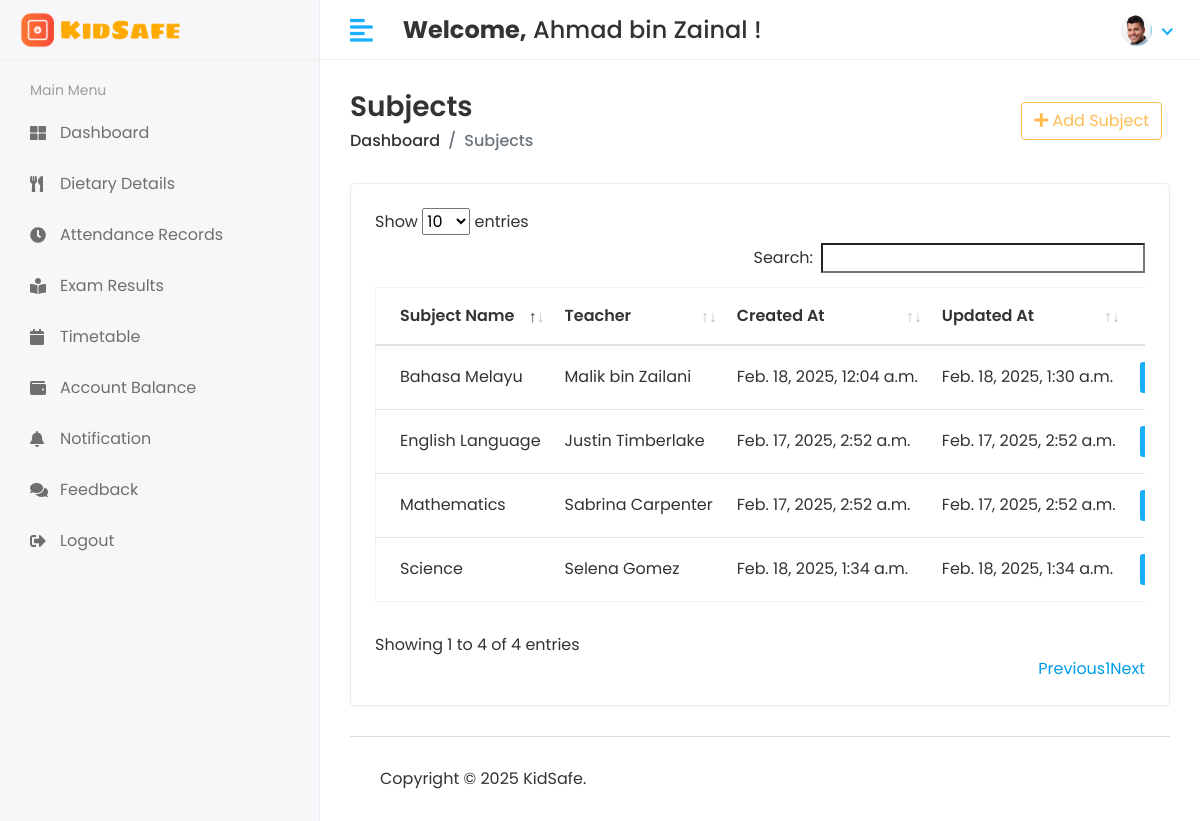
The page /administrator/subject/view (signed in) on the database as committed earlier.
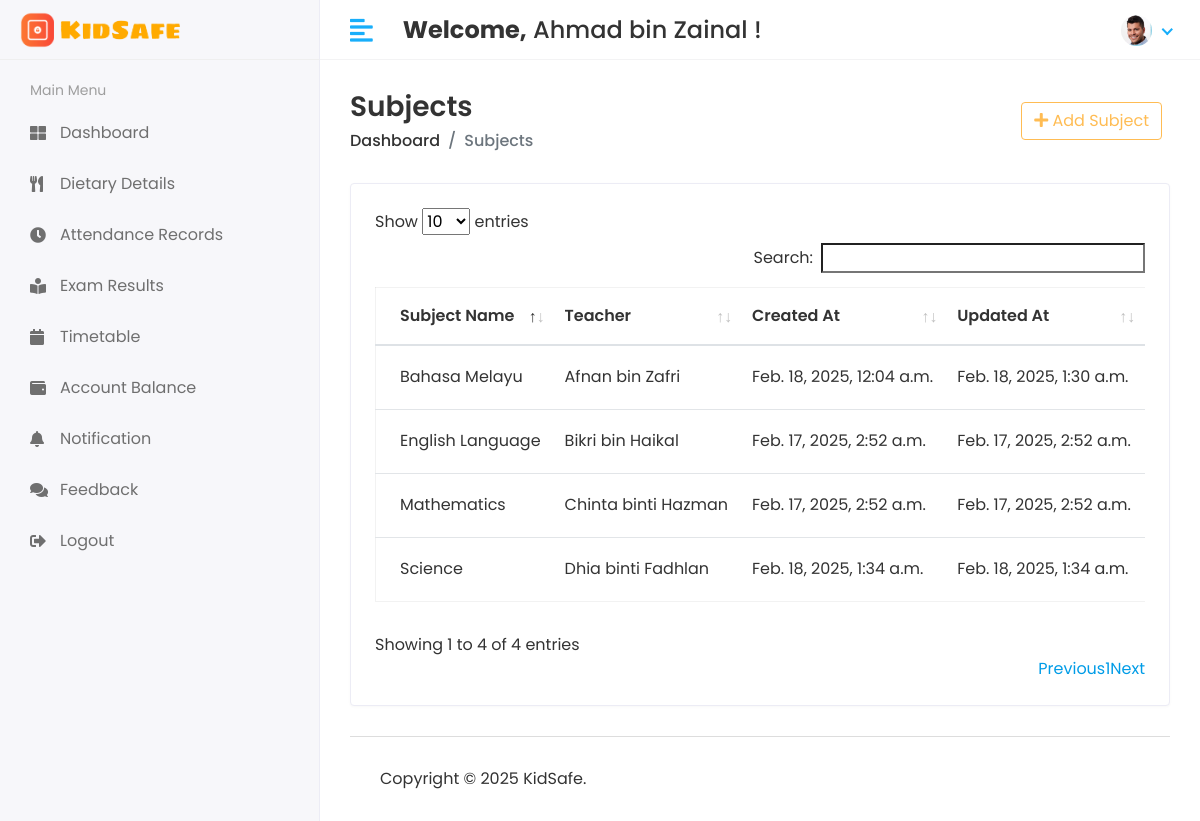
The same page on the database as committed later.
### kidsafe_app/models.py (models this page shows, shortened)
class Subject(models.Model):
    name = models.CharField(max_length=100)
    teacher = models.ForeignKey(Teacher, on_delete=models.CASCADE)  # Assign a teacher to the subject
    created_at = models.DateTimeField(auto_now_add=True)
    updated_at = models.DateTimeField(auto_now=True)

class Teacher(models.Model):
    admin = models.OneToOneField(CustomUser, on_delete=models.CASCADE)
    gender = models.CharField(max_length=100)
    classroom_id = models.ForeignKey(Classroom, on_delete=models.DO_NOTHING)
    created_at = models.DateTimeField(auto_now_add=True)
    updated_at = models.DateTimeField(auto_now=True)

class CustomUser(AbstractUser):
    USER = (
        (1, 'Administrator'),
        (2, 'Teacher'),
        (3, 'Student'),
        (4, 'Canteen'),
    )
    user_type = models.CharField(choices=USER, max_length=50, default=1)
    profile_pic = models.ImageField(upload_to='media/profile_pic')

### kidsafe_project/administrator_views.py (the view)
# urls.py: path('administrator/subject/view', administrator_views.view_subject, name='view_subject'),
@login_required(login_url='/')
def view_subject(request):
    subjects = Subject.objects.all()
    context = {
        'subjects': subjects,
    }
    return render(request, 'administrator/view_subject.html', context)

### templates/administrator/view_subject.html (shortened to what this page needs)
{% extends 'base.html' %}
{% block content %}
<div class="page-header">
    <div class="row align-items-center">
        <div class="col">
            <h3 class="page-title">Subjects</h3>
            <ul class="breadcrumb">
                <li class="breadcrumb-item"><a href="{% url 'admin_home' %}">Dashboard</a></li>
                <li class="breadcrumb-item active">Subjects</li>
            </ul>
        </div>
        <div class="col-auto text-right float-right ml-auto">
            <a href="{% url 'add_subject' %}" class="btn btn-outline-primary mr-2"><i class="fas fa-plus"></i> Add Subject</a>
        </div>
    </div>
</div>
<div class="row">
    <div class="col-sm-12">
        <div class="card card-table">
            <div class="card-body">
                <div class="table-responsive">
                    <table id="table_id" class="table table-hover table-center mb-0">
                        <thead>
                            <tr>
                                <th>Subject Name</th>
                                <th>Teacher</th>
                                <th>Created At</th>
                                <th>Updated At</th>
                                <th class="text-right">Action</th>
                            </tr>
                        </thead>
                        <tbody>
                            {% for subject in subjects %}
                            <tr>
                                <td>{{ subject.name }}</td>
                                <td>{{ subject.teacher.admin.first_name }} {{ subject.teacher.admin.last_name }}</td>
                                <td>{{ subject.created_at }}</td>
                                <td>{{ subject.updated_at }}</td>
                                <td class="text-right">
                                    <div class="actions">
                                        <a href="{% url 'edit_subject' subject.id %}" class="btn btn-sm bg-success-light mr-2">
                                        </a>
                                    </div>
                                </td>
                            </tr>
                            {% endfor %}
                        </tbody>
                    </table>
                </div>
            </div>
        </div>
    </div>
</div>
{% endblock %}

Rows that differ between the two databases and show on the page:
changed through a linked row, Subject "English Language": teacher.admin.first_name "Justin" → "Bikri"; teacher.admin.last_name "Timberlake" → "bin Haikal"
changed through a linked row, Subject "Mathematics": teacher.admin.first_name "Sabrina" → "Chinta"; teacher.admin.last_name "Carpenter" → "binti Hazman"
changed through a linked row, Subject "Bahasa Melayu": teacher.admin.first_name "Malik" → "Afnan"; teacher.admin.last_name "bin Zailani" → "bin Zafri"
changed through a linked row, Subject "Science": teacher.admin.first_name "Selena" → "Dhia"; teacher.admin.last_name "Gomez" → "binti Fadhlan"
